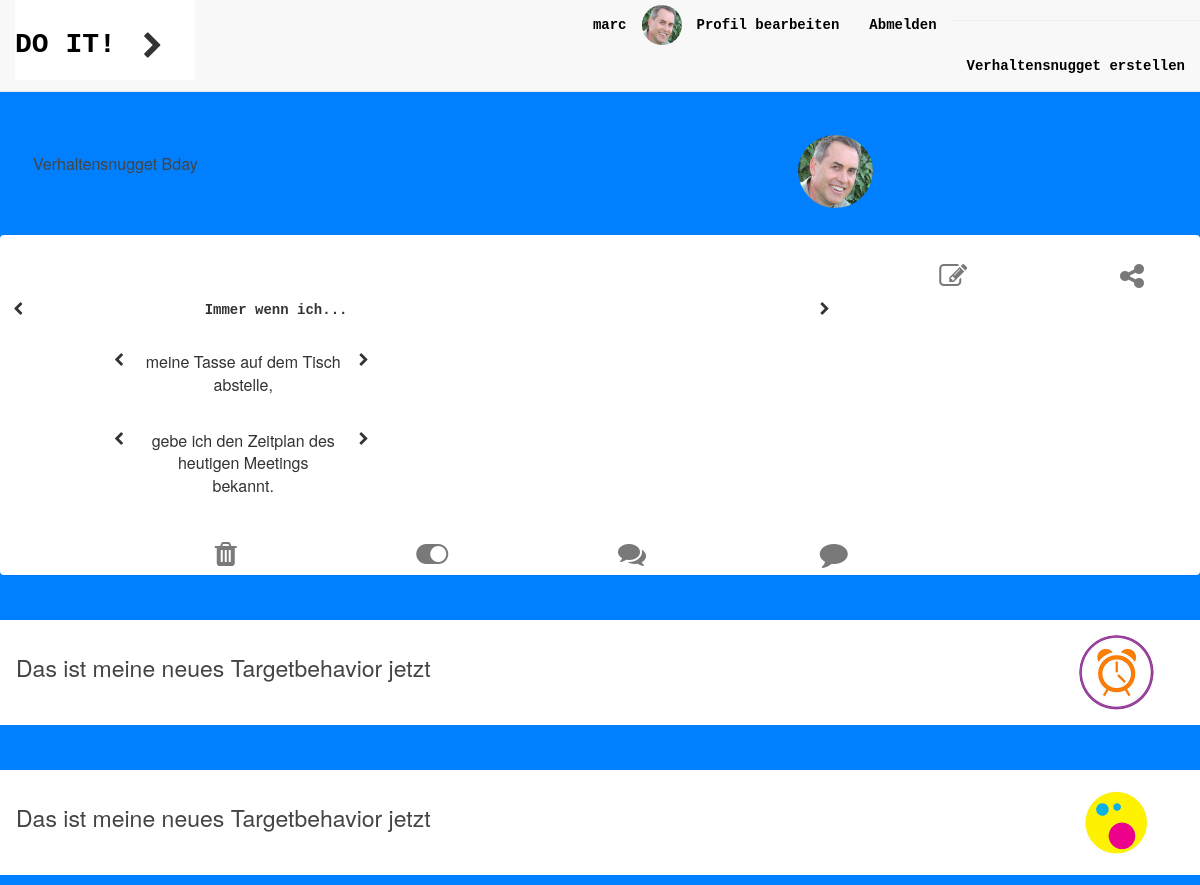
The app's page /overview/habit/68/update (signed in) with its own data.
### accounts/models.py (models this page shows, shortened)
class UserProfile(models.Model):
    user = models.OneToOneField(User)
    city = models.CharField(max_length=100, default='')
    website = models.URLField(default='')
    phone = models.IntegerField(default=0)
    image = models.ImageField(upload_to='profile_image', blank=True)
    def image_url(self):
        if self.image and hasattr(self.image, 'url'):
            return self.image.url
        else:
            return '/media/profile_image/dummy_avatar.jpg'

### habits/models.py (models this page shows, shortened)
class Habit(models.Model):
    TRIGGER_OPTION_1 = 'Wenn ich...'
    TRIGGER_OPTION_2 = 'Bevor ich...'
    TRIGGER_OPTION_3 = 'Immer wenn ich...'
    TRIGGER_OPTION_4 = 'Jedes Mal wenn ich...'
    TRIGGER_OPTION_5 = 'Nachdem ich...'
    TRIGGER_CHOICES = (
        (TRIGGER_OPTION_1, TRIGGER_OPTION_1),
        (TRIGGER_OPTION_2, TRIGGER_OPTION_2),
        (TRIGGER_OPTION_3, TRIGGER_OPTION_3),
        (TRIGGER_OPTION_4, TRIGGER_OPTION_4),
        (TRIGGER_OPTION_5, TRIGGER_OPTION_5),
    )
    priority = models.IntegerField(default=1)
    title = models.CharField(max_length=200)
    trigger = models.CharField(max_length=15, choices=TRIGGER_CHOICES, default=TRIGGER_OPTION_5)
    existingroutine = models.ForeignKey(
        'Existingroutine',
        on_delete=models.SET_NULL,
        blank=True,
        null = True,
    )
    targetbehavior = models.ForeignKey(
        'Targetbehavior',
        on_delete=models.SET_NULL,
        blank=True,
        null = True,
    )
    image = models.ImageField(upload_to='habit_image', blank=True)
    created_by = models.ForeignKey(UserProfile, on_delete=models.SET_NULL, null=True, blank=True)
    STATUS_CHOICES = ((True, 'active'), (False, 'inactive'))
    is_active = models.BooleanField(choices=STATUS_CHOICES, default=True)
    created_at = models.DateTimeField(default=datetime.datetime.now, blank=True)
    triggered_at_time = models.TimeField(blank=True, null=True)
    triggered_at_date = models.DateField(blank=True, null=True)
    def image_url(self):
        if self.image and hasattr(self.image, 'url'):
            return self.image.url
        else:
            return None;

class Existingroutine(models.Model):
    name = models.CharField(max_length=75)
    created_by = models.ForeignKey(UserProfile, on_delete=models.SET_NULL, null=True)
    def __str__(self):
        return self.name

class Targetbehavior(models.Model):
    name = models.CharField(max_length=75)
    created_by = models.ForeignKey(UserProfile, on_delete=models.SET_NULL, null=True)
    def __str__(self):
        return self.name

### habits/views.py (the view)
# urls.py: url(r'^habit/(?P<pk>\d+)/update$', habits_views.HabitUpdateView.as_view(), name='update_habit'),
class HabitUpdateView(UpdateView):
    model = Habit
    form_class = HabitUpdateForm
    template_name = 'habits/display_habit_to_update.html'
    def get_context_data(self, **kwargs):
        context = super(HabitUpdateView, self).get_context_data(**kwargs)
        context['habits'] = Habit.objects.filter(created_by=self.request.user.id, is_active=True)
        context['routines'] = Existingroutine.objects.filter(created_by=self.request.user.id)
        context['targetbehaviors']= Targetbehavior.objects.filter(created_by=self.request.user.id)
        context['habitToUpdate'] = self.get_object()
        return context

### habits/forms.py
class HabitUpdateForm(forms.ModelForm):
    class Meta:
        model = Habit
        fields = ('title', 'trigger', 'existingroutine', 'targetbehavior', 'image')

### habits/templates/habits/display_habit_to_update.html (shortened to what this page needs)
{% extends 'base.html' %}
{% load staticfiles %}
{% block head %}
  <link rel="stylesheet" type="text/css" href="{% static 'habits/css/style.css' %}" />
  <link rel="stylesheet" type="text/css" href="{% static 'habits/css/style_update_habit.css' %}" />
  <link rel="stylesheet" type="text/css" href="{% static 'habits/css/font-awesome.min.css' %}" />
{% endblock %}
{% block button_right_corner %}
  <a id="update-habit-icon" class="btn btn-default"> <i class="fa fa-chevron-right fa-2x" aria-hidden="true"></i> </a>
{% endblock %}
{% block body %}
<ul class="custom-ul-for-habit-create">
  {% for habit in habits|dictsort:"priority" %}
  {% if habit.id == habitToUpdate.id %}
  <li id="{{habitToUpdate.id}}" class="custom-list-item">
    <button draggable=true id="id_habitToUpdate" class="accordion custom-accordion">
      <div class="row custom-row-full-width">
        <div class="col-xs-8">
          <textarea value="{{habit.title}}" id="habit-title" type="text" style="resize:none;border: none;">{{habit.title}}</textarea>
        </div>
        <div class="col-xs-4">
          <input type="image" id="update_habit_img" {% if habit.image %}src="{{habit.image_url}}"{% else %} src="/media/habit_image/no_image_placeholder.png" {% endif %}  width=75 height=75 />
        </div>
      </div>
    </button>
    <div class="panel" style="min-height: 340; padding-left: 0px;">
      <br>
      <div class="row">
        <div class="col-xs-8">
        </div>
        <div class="col-xs-2">
          <button type="button" class="btn btn-default icon-right section-icon-top" aria-label="Left Align">
            <i class="fa fa-pencil-square-o fa-2x" aria-hidden="true"></i>
          </button>
        </div>
        <div class="col-xs-2" style="padding-right:40px">
          <div class="btn-group icon-right">
            <button type="button" class="btn btn-default dropdown-toggle icon-right section-icon-top"  aria-haspopup="true" aria-expanded="false">
                <i class="fa fa-share-alt fa-2x" aria-hidden="true"></i>
            </button>
          </div>
        </div>
      </div>
      <div class="row" id="div_trigger">
         <div class="col-xs-2">
           <button onclick="triggerActionLeft_update()" id="update-carousel-trigger-btn-left" class="btn btn-default btn-arrow"><i class="fa fa-chevron-left" aria-hidden="true"></i></button>
         </div>
         <div class="col-xs-6">
           <input id="carousel-input-trigger" value="{{habit.trigger}}" disabled style="font-size: 14px;"></input>
         </div>
         <div class="col-xs-2">
           <button  onclick="triggerActionRight_update()" id="update-carousel-trigger-btn-right" class="btn btn-default btn-arrow"><i class="fa fa-chevron-right" aria-hidden="true"></i></button>
         </div>
         <div class="col-xs-2"></div>
      </div>
      <div class="row" id="div-routine">
       <div class="col-xs-10 col-xs-offset-1">
           <button onclick="routineActionLeft_update()" id="update-carousel-routine-btn-left" class="btn btn-default btn-arrow"><i class="fa fa-chevron-left" aria-hidden="true"></i></button>
           <textarea id="carousel-input-routine" value="{{habit.existingroutine}}" disabled cols="20" rows="3" style="resize:none; text-align:center;">{{habit.existingroutine}}</textarea>
           <button  onclick="routineActionRight_update()" id="update-carousel-routine-btn-right" class="btn btn-default btn-arrow"  style="vertical-align:top"><i class="fa fa-chevron-right" aria-hidden="true"></i></button>
       </div>
      </div>
      <div class="row" id="div-targetbehavior">
       <div class="col-xs-10 col-xs-offset-1">
           <button onclick="targetbehaviorActionLeft_update()" id="update-carousel-targetbehavior-btn-left" class="btn btn-default btn-arrow"><i class="fa fa-chevron-left" aria-hidden="true"></i></button>
           <textarea id="carousel-input-targetbehavior" value="{{targetbehaviors.0.name}}" disabled cols="20" rows="3" style="resize:none; text-align:center;">{{habit.targetbehavior}}</textarea>
           <button  onclick="targetbehaviorActionRight_update()" id="update-carousel-targetbehavior-btn-right" class="btn btn-default btn-arrow" style="vertical-align:top"><i class="fa fa-chevron-right" aria-hidden="true"></i></button>
       </div>
      </div>
      <div class="row" style="margin-top: 30px;">
        <div class="col-xs-2">
        </div>
        <div class="col-xs-2">
          <button id="section-icon-bottom_trash_habitToCreate" class="btn btn-default section-icon-bottom" aria-label="Left Align">
            <i class="fa fa-trash fa-2x" aria-hidden="true"></i>
          </button>
        </div>
        <div class="col-xs-2">
          <button id="section-icon-bottom" type="button" class="btn btn-default section-icon-bottom" aria-label="Left Align">
            <i class="fa fa-toggle-on fa-2x" aria-hidden="true"></i>
          </button>
        </div>
        <div class="col-xs-2">
          <button id="section-icon-bottom" type="button" class="btn btn-default section-icon-bottom" aria-label="Left Align">
            <i class="fa fa-comments fa-2x" aria-hidden="true"></i>
          </button>
        </div>
        <div class="col-xs-2">
          <button id="section-icon-bottom" type="button" class="btn btn-default  section-icon-bottom" aria-label="Left Align">
            <i class="fa fa-comment fa-2x" aria-hidden="true"></i>
          </button>
        </div>
        <div class="col-xs-2">
        </div>
      </div>
    </div>
  </li>
  {% else %}
  <li class="custom-list-item">
    <button draggable=true id="accordion_{{habit.id}}" class="accordion custom-accordion">
      <div class="media">
        <div class="media-body">
          <h4 class="media-heading custom-media-heading">{{habit.title}}</h4>
        </div>
        <div class="media-right media-middle">
          {% if habit.image_url %}
          <img id="overview-image" class="media-object" src="{{habit.image_url}}" width=75 height=75>
          {% endif %}
        </div>
      </div>
    </button>
  </li>
  {% endif %}
  {% endfor %}
</ul>
{% endblock %}

### accounts/templates/base.html (shortened to what this page needs)
<html>
  <head>
    {% load staticfiles %}
    <link rel="stylesheet" type="text/css"  href="{% static 'css/bootstrap/bootstrap.css' %}" />
    <link rel="stylesheet" type="text/css"  href="{% static 'css/style_base.css' %}" />
    {% block head %}
    {% endblock %}
  </head>
  <body>
    {% block navbar %}
    <br>
    <br>
    <br>
    <div class="container">
      <nav class="navbar navbar-default navbar-fixed-top">
      <div class="container-fluid">
        <div class="navbar-header">
          <a class="navbar-brand custom-navbar-brand" href="{% url 'display_habits'%}"> DO IT!</a>
          {% if user.is_authenticated %}
            {% block button_right_corner %}{% endblock %}
          {% endif %}
        </div>
        <div id="navbar" class="navbar-collapse collapse">
          {% if user.is_authenticated %}
          <ul class="nav navbar-nav navbar-right">
            <li style="display:-webkit-box">
              <a href="{% url 'view_profile' %}">{{ user }}</a>
              <img src="{{ user.userprofile.image_url }}" class="avatar img-responsive">
            </li>
            <li>
              <a href="{% url 'edit_profile' %}">Profil bearbeiten</a>
            </li>
            <li>
              <a href="{% url 'logout' %}">Abmelden</a>
            </li>
            <li>
              <hr>
              <a href="{% url 'display_habitToCreate' %}">Verhaltensnugget erstellen</a>
            </li>
          </ul>
          {% else %}
          <ul class="nav navbar-nav navbar-right">
            <li><a href="{% url 'login' %}">Anmelden</a></li>
            <li><a href="{% url 'registration' %}">Registrieren</a></li>
          </ul>
          {% endif %}
        </div>
      </div>
      </nav>
    </div>
    {% endblock %}
    {% block body %}{% endblock %}
  </body>
</html>

### accounts/static/css/style_base.css (style rules this page uses)
#update-habit-icon { float: right; margin: 26px 20px 0px 0px; border: none; }
.avatar { padding-top: 5px; padding-bottom: 5px; width: 40px; height: 50px; border-radius: 50%; -webkit-border-radius: 50%; -moz-border-radius: 50%; }
a { font-weight: bold; font-family: monospace; color: black; }
.navbar-header { background-color: white; min-height: 80px; }
.navbar-default .navbar-brand { color: black; }
.custom-navbar-brand { font-weight: bold; font-family: monospace; font-size: 28px; display: block; margin: 20px 0px 0px 50px; }
.navbar-default .navbar-nav>li>a { color: black; }

### habits/static/habits/css/style.css (style rules this page uses)
#section-icon-bottom_trash_habitToCreate { margin-right: 10px; border: none; }
.custom-accordion { background-color: white; color: #444; cursor: pointer; width: 100%; height: 105px; border: none; text-align: left; outline: none; font-size: 22px; transition: 0.4s; }
.custom-accordion.active { background-color: #0080FF; }
div.panel { padding: 0 18px; padding-left: 30px; background-color: white; max-height: 0; overflow: hidden; transition: max-height 0.2s ease-out; }
body { background-color: #0080FF; }
.custom-list-item { margin-top: 45px; }
.custom-media-heading { font-size: 23px; margin-top: 20px; margin-left: 10px; }
.icon-right { float: right; border: none; }
#carousel-input-trigger { display: inline-block; border: none; font-size: 16px; padding-top: 4px; text-align: inherit; }
#carousel-input-trigger:disabled { background-color: transparent; }
#div-routine { margin-top: 25px; }
#carousel-input-routine { display: inline-block; border: none; font-size: 16px; padding-left: 6px; padding-top: 4px; }
#carousel-input-routine:disabled { background-color: transparent; }
#carousel-input-targetbehavior { display: inline-block; border: none; font-size: 16px; padding-left: 6px; padding-top: 4px; }
#carousel-input-targetbehavior:disabled { background-color: transparent; }
.active { height: 130px; }
#habit-title { background-color: transparent; margin-top: 18px; margin-left: 25px; font-size: 16px; }
#section-icon-bottom { margin-right: 10px; border: none; }
#overview-image { margin-right: 40px; border-radius: 100%; }
.custom-ul-for-habit-create { list-style-type: none; -webkit-padding-start: 0px; margin-top: 31px; }
label, span, input { color: inherit; display: block; font-weight: bold; font-family: monospace; text-align: center; }
input { padding-top: 2px; font-size: 16px; }

### habits/static/habits/css/style_update_habit.css (style rules this page uses)
#update-carousel-trigger-btn-left { border: none; }
#update-carousel-trigger-btn-right { border: none; }
#update-carousel-routine-btn-left { border: none; vertical-align: top; }
#update-carousel-routine-btn-right { border: none; }
#update-carousel-targetbehavior-btn-left { vertical-align: top; border: none; }
#update-carousel-targetbehavior-btn-right { border: none; }
#update_habit_img { margin-right: 40px; border-radius: 100%; }
.custom-row-full-width { width: 100%; }

### records on screen
Habit: title "Verhaltensnugget Bday", trigger "Immer wenn ich...", existingroutine "meine Tasse auf dem Tisch abstelle,"
Targetbehavior: name.targetbehavior_id "gebe ich den Zeitplan des heutigen Meetings bekannt."
Habit: title "Das ist meine neues Targetbehavior jetzt", image_url (picture)
Habit: title "Das ist meine neues Targetbehavior jetzt", image_url (picture)

### other values on screen
{{ user }} "marc"
